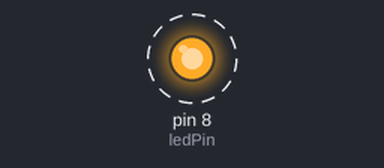
Simulated run of this sketch. Board: Arduino Uno, built with avr-gcc and run on an emulated ATmega328P. Parts: output pins drawn as LEDs (lit = HIGH). Dashed ring = blinking.

Above: at 0.05 s.
Timing chart, 0 to 3.0 s (numbered marks = the images above):
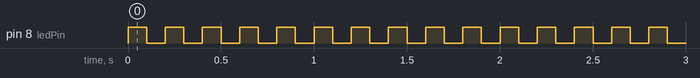

The sketch:

sketch_jul31a.ino
```cpp
#define ledPin 8
void setup() {
  // put your setup code here, to run once:
  pinMode(ledPin, OUTPUT);
}

void loop() {
  // put your main code here, to run repeatedly:
  digitalWrite(ledPin, HIGH);
  delay(100);
  digitalWrite(ledPin, LOW);
  delay(100);
}
```

Measured:
- by itself, pin 8 (ledPin): alternates HIGH for 0.10 s and LOW for 0.10 s
